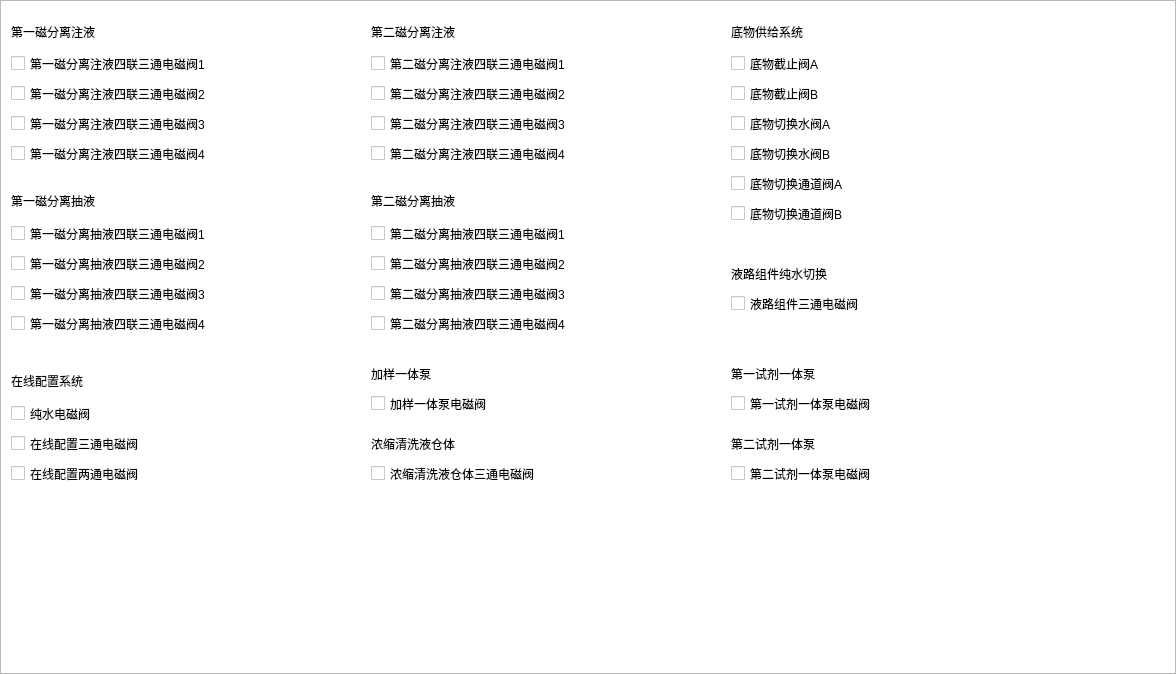
<?xml version="1.0" encoding="UTF-8"?>
<ui version="4.0">
 <class>ImValveModuleWgt</class>
 <widget class="QWidget" name="ImValveModuleWgt">
  <property name="geometry">
   <rect>
    <x>0</x>
    <y>0</y>
    <width>1176</width>
    <height>674</height>
   </rect>
  </property>
  <property name="windowTitle">
   <string notr="true">ImValveModuleWgt</string>
  </property>
  <property name="styleSheet">
   <string notr="true"/>
  </property>
  <widget class="QScrollArea" name="scrollArea">
   <property name="geometry">
    <rect>
     <x>0</x>
     <y>0</y>
     <width>1176</width>
     <height>674</height>
    </rect>
   </property>
   <property name="minimumSize">
    <size>
     <width>0</width>
     <height>519</height>
    </size>
   </property>
   <property name="styleSheet">
    <string notr="true"/>
   </property>
   <property name="verticalScrollBarPolicy">
    <enum>Qt::ScrollBarAsNeeded</enum>
   </property>
   <property name="widgetResizable">
    <bool>true</bool>
   </property>
   <widget class="QWidget" name="scrollAreaWidgetContents">
    <property name="geometry">
     <rect>
      <x>0</x>
      <y>0</y>
      <width>1174</width>
      <height>672</height>
     </rect>
    </property>
    <property name="minimumSize">
     <size>
      <width>0</width>
      <height>672</height>
     </size>
    </property>
    <property name="styleSheet">
     <string notr="true">background-color: rgb(255, 255, 255);</string>
    </property>
    <widget class="QLabel" name="label_11">
     <property name="geometry">
      <rect>
       <x>10</x>
       <y>20</y>
       <width>320</width>
       <height>21</height>
      </rect>
     </property>
     <property name="text">
      <string>第一磁分离注液</string>
     </property>
    </widget>
    <widget class="QCheckBox" name="checkBox_18">
     <property name="geometry">
      <rect>
       <x>10</x>
       <y>110</y>
       <width>350</width>
       <height>25</height>
      </rect>
     </property>
     <property name="text">
      <string notr="true">第一磁分离注液四联三通电磁阀3</string>
     </property>
     <property name="checks" stdset="0">
      <string>push</string>
     </property>
    </widget>
    <widget class="QLabel" name="label_12">
     <property name="geometry">
      <rect>
       <x>370</x>
       <y>20</y>
       <width>320</width>
       <height>21</height>
      </rect>
     </property>
     <property name="text">
      <string>第二磁分离注液</string>
     </property>
    </widget>
    <widget class="QLabel" name="label_4">
     <property name="geometry">
      <rect>
       <x>730</x>
       <y>360</y>
       <width>320</width>
       <height>25</height>
      </rect>
     </property>
     <property name="text">
      <string>第一试剂一体泵</string>
     </property>
    </widget>
    <widget class="QCheckBox" name="checkBox_4">
     <property name="geometry">
      <rect>
       <x>10</x>
       <y>310</y>
       <width>350</width>
       <height>25</height>
      </rect>
     </property>
     <property name="text">
      <string notr="true">第一磁分离抽液四联三通电磁阀4</string>
     </property>
     <property name="checks" stdset="0">
      <string>push</string>
     </property>
    </widget>
    <widget class="QCheckBox" name="checkBox_11">
     <property name="geometry">
      <rect>
       <x>370</x>
       <y>220</y>
       <width>350</width>
       <height>25</height>
      </rect>
     </property>
     <property name="text">
      <string notr="true">第二磁分离抽液四联三通电磁阀1</string>
     </property>
     <property name="checks" stdset="0">
      <string>push</string>
     </property>
    </widget>
    <widget class="QCheckBox" name="checkBox_12">
     <property name="geometry">
      <rect>
       <x>370</x>
       <y>280</y>
       <width>350</width>
       <height>25</height>
      </rect>
     </property>
     <property name="text">
      <string notr="true">第二磁分离抽液四联三通电磁阀3</string>
     </property>
     <property name="checks" stdset="0">
      <string>push</string>
     </property>
    </widget>
    <widget class="QCheckBox" name="checkBox_13">
     <property name="geometry">
      <rect>
       <x>370</x>
       <y>310</y>
       <width>350</width>
       <height>25</height>
      </rect>
     </property>
     <property name="text">
      <string notr="true">第二磁分离抽液四联三通电磁阀4</string>
     </property>
     <property name="checks" stdset="0">
      <string>push</string>
     </property>
    </widget>
    <widget class="QLabel" name="label">
     <property name="geometry">
      <rect>
       <x>10</x>
       <y>190</y>
       <width>320</width>
       <height>20</height>
      </rect>
     </property>
     <property name="text">
      <string>第一磁分离抽液</string>
     </property>
    </widget>
    <widget class="QCheckBox" name="checkBox_1">
     <property name="geometry">
      <rect>
       <x>10</x>
       <y>220</y>
       <width>350</width>
       <height>25</height>
      </rect>
     </property>
     <property name="text">
      <string notr="true">第一磁分离抽液四联三通电磁阀1</string>
     </property>
     <property name="checks" stdset="0">
      <string>push</string>
     </property>
    </widget>
    <widget class="QCheckBox" name="checkBox_3">
     <property name="geometry">
      <rect>
       <x>10</x>
       <y>280</y>
       <width>350</width>
       <height>25</height>
      </rect>
     </property>
     <property name="text">
      <string notr="true">第一磁分离抽液四联三通电磁阀3</string>
     </property>
     <property name="checks" stdset="0">
      <string>push</string>
     </property>
    </widget>
    <widget class="QCheckBox" name="checkBox_14">
     <property name="geometry">
      <rect>
       <x>370</x>
       <y>250</y>
       <width>350</width>
       <height>25</height>
      </rect>
     </property>
     <property name="text">
      <string notr="true">第二磁分离抽液四联三通电磁阀2</string>
     </property>
     <property name="checks" stdset="0">
      <string>push</string>
     </property>
    </widget>
    <widget class="QCheckBox" name="checkBox_35">
     <property name="geometry">
      <rect>
       <x>370</x>
       <y>80</y>
       <width>350</width>
       <height>25</height>
      </rect>
     </property>
     <property name="text">
      <string notr="true">第二磁分离注液四联三通电磁阀2</string>
     </property>
     <property name="checks" stdset="0">
      <string>push</string>
     </property>
    </widget>
    <widget class="QLabel" name="label_5">
     <property name="geometry">
      <rect>
       <x>730</x>
       <y>430</y>
       <width>320</width>
       <height>25</height>
      </rect>
     </property>
     <property name="text">
      <string>第二试剂一体泵</string>
     </property>
    </widget>
    <widget class="QCheckBox" name="checkBox_9">
     <property name="geometry">
      <rect>
       <x>730</x>
       <y>460</y>
       <width>350</width>
       <height>25</height>
      </rect>
     </property>
     <property name="text">
      <string notr="true">第二试剂一体泵电磁阀</string>
     </property>
     <property name="checks" stdset="0">
      <string>push</string>
     </property>
    </widget>
    <widget class="QCheckBox" name="checkBox_34">
     <property name="geometry">
      <rect>
       <x>10</x>
       <y>80</y>
       <width>350</width>
       <height>25</height>
      </rect>
     </property>
     <property name="text">
      <string notr="true">第一磁分离注液四联三通电磁阀2</string>
     </property>
     <property name="checks" stdset="0">
      <string>push</string>
     </property>
    </widget>
    <widget class="QCheckBox" name="checkBox_19">
     <property name="geometry">
      <rect>
       <x>370</x>
       <y>110</y>
       <width>350</width>
       <height>25</height>
      </rect>
     </property>
     <property name="text">
      <string notr="true">第二磁分离注液四联三通电磁阀3</string>
     </property>
     <property name="checks" stdset="0">
      <string>push</string>
     </property>
    </widget>
    <widget class="QCheckBox" name="checkBox_7">
     <property name="geometry">
      <rect>
       <x>370</x>
       <y>390</y>
       <width>350</width>
       <height>25</height>
      </rect>
     </property>
     <property name="text">
      <string notr="true">加样一体泵电磁阀</string>
     </property>
     <property name="checks" stdset="0">
      <string>push</string>
     </property>
    </widget>
    <widget class="QCheckBox" name="checkBox_6">
     <property name="geometry">
      <rect>
       <x>730</x>
       <y>290</y>
       <width>350</width>
       <height>25</height>
      </rect>
     </property>
     <property name="text">
      <string notr="true">液路组件三通电磁阀</string>
     </property>
     <property name="checks" stdset="0">
      <string>push</string>
     </property>
    </widget>
    <widget class="QCheckBox" name="checkBox_8">
     <property name="geometry">
      <rect>
       <x>730</x>
       <y>390</y>
       <width>350</width>
       <height>25</height>
      </rect>
     </property>
     <property name="text">
      <string notr="true">第一试剂一体泵电磁阀</string>
     </property>
     <property name="checks" stdset="0">
      <string>push</string>
     </property>
    </widget>
    <widget class="QCheckBox" name="checkBox_2">
     <property name="geometry">
      <rect>
       <x>10</x>
       <y>250</y>
       <width>350</width>
       <height>25</height>
      </rect>
     </property>
     <property name="text">
      <string notr="true">第一磁分离抽液四联三通电磁阀2</string>
     </property>
     <property name="checks" stdset="0">
      <string>push</string>
     </property>
    </widget>
    <widget class="QLabel" name="label_6">
     <property name="geometry">
      <rect>
       <x>370</x>
       <y>190</y>
       <width>320</width>
       <height>20</height>
      </rect>
     </property>
     <property name="text">
      <string>第二磁分离抽液</string>
     </property>
    </widget>
    <widget class="QLabel" name="label_2">
     <property name="geometry">
      <rect>
       <x>730</x>
       <y>260</y>
       <width>320</width>
       <height>25</height>
      </rect>
     </property>
     <property name="text">
      <string>液路组件纯水切换</string>
     </property>
    </widget>
    <widget class="QCheckBox" name="checkBox_10">
     <property name="geometry">
      <rect>
       <x>370</x>
       <y>140</y>
       <width>350</width>
       <height>25</height>
      </rect>
     </property>
     <property name="text">
      <string notr="true">第二磁分离注液四联三通电磁阀4</string>
     </property>
     <property name="checks" stdset="0">
      <string>push</string>
     </property>
    </widget>
    <widget class="QLabel" name="label_3">
     <property name="geometry">
      <rect>
       <x>370</x>
       <y>360</y>
       <width>320</width>
       <height>25</height>
      </rect>
     </property>
     <property name="text">
      <string>加样一体泵</string>
     </property>
    </widget>
    <widget class="QCheckBox" name="checkBox_5">
     <property name="geometry">
      <rect>
       <x>10</x>
       <y>140</y>
       <width>350</width>
       <height>25</height>
      </rect>
     </property>
     <property name="text">
      <string notr="true">第一磁分离注液四联三通电磁阀4</string>
     </property>
     <property name="checks" stdset="0">
      <string>push</string>
     </property>
    </widget>
    <widget class="QCheckBox" name="checkBox_36">
     <property name="geometry">
      <rect>
       <x>370</x>
       <y>50</y>
       <width>350</width>
       <height>25</height>
      </rect>
     </property>
     <property name="text">
      <string notr="true">第二磁分离注液四联三通电磁阀1</string>
     </property>
     <property name="checks" stdset="0">
      <string>push</string>
     </property>
    </widget>
    <widget class="QCheckBox" name="checkBox_33">
     <property name="geometry">
      <rect>
       <x>10</x>
       <y>50</y>
       <width>350</width>
       <height>25</height>
      </rect>
     </property>
     <property name="text">
      <string notr="true">第一磁分离注液四联三通电磁阀1</string>
     </property>
     <property name="checks" stdset="0">
      <string>push</string>
     </property>
    </widget>
    <widget class="QCheckBox" name="checkBox_22">
     <property name="geometry">
      <rect>
       <x>730</x>
       <y>140</y>
       <width>350</width>
       <height>25</height>
      </rect>
     </property>
     <property name="text">
      <string notr="true">底物切换水阀B</string>
     </property>
     <property name="checks" stdset="0">
      <string>push</string>
     </property>
    </widget>
    <widget class="QCheckBox" name="checkBox_39">
     <property name="geometry">
      <rect>
       <x>730</x>
       <y>50</y>
       <width>350</width>
       <height>25</height>
      </rect>
     </property>
     <property name="text">
      <string notr="true">底物截止阀A</string>
     </property>
     <property name="checks" stdset="0">
      <string>push</string>
     </property>
    </widget>
    <widget class="QCheckBox" name="checkBox_40">
     <property name="geometry">
      <rect>
       <x>730</x>
       <y>80</y>
       <width>350</width>
       <height>25</height>
      </rect>
     </property>
     <property name="text">
      <string notr="true">底物截止阀B</string>
     </property>
     <property name="checks" stdset="0">
      <string>push</string>
     </property>
    </widget>
    <widget class="QLabel" name="label_14">
     <property name="geometry">
      <rect>
       <x>730</x>
       <y>20</y>
       <width>320</width>
       <height>21</height>
      </rect>
     </property>
     <property name="text">
      <string>底物供给系统</string>
     </property>
    </widget>
    <widget class="QCheckBox" name="checkBox_26">
     <property name="geometry">
      <rect>
       <x>730</x>
       <y>110</y>
       <width>350</width>
       <height>25</height>
      </rect>
     </property>
     <property name="text">
      <string notr="true">底物切换水阀A</string>
     </property>
     <property name="checks" stdset="0">
      <string>push</string>
     </property>
    </widget>
    <widget class="QCheckBox" name="checkBox_27">
     <property name="geometry">
      <rect>
       <x>730</x>
       <y>170</y>
       <width>350</width>
       <height>25</height>
      </rect>
     </property>
     <property name="text">
      <string notr="true">底物切换通道阀A</string>
     </property>
     <property name="checks" stdset="0">
      <string>push</string>
     </property>
    </widget>
    <widget class="QCheckBox" name="checkBox_28">
     <property name="geometry">
      <rect>
       <x>730</x>
       <y>200</y>
       <width>350</width>
       <height>25</height>
      </rect>
     </property>
     <property name="text">
      <string notr="true">底物切换通道阀B</string>
     </property>
     <property name="checks" stdset="0">
      <string>push</string>
     </property>
    </widget>
    <widget class="QCheckBox" name="checkBox_29">
     <property name="geometry">
      <rect>
       <x>10</x>
       <y>430</y>
       <width>350</width>
       <height>25</height>
      </rect>
     </property>
     <property name="text">
      <string notr="true">在线配置三通电磁阀</string>
     </property>
     <property name="checks" stdset="0">
      <string>push</string>
     </property>
    </widget>
    <widget class="QCheckBox" name="checkBox_30">
     <property name="geometry">
      <rect>
       <x>370</x>
       <y>460</y>
       <width>350</width>
       <height>25</height>
      </rect>
     </property>
     <property name="text">
      <string notr="true">浓缩清洗液仓体三通电磁阀</string>
     </property>
     <property name="checks" stdset="0">
      <string>push</string>
     </property>
    </widget>
    <widget class="QCheckBox" name="checkBox_31">
     <property name="geometry">
      <rect>
       <x>10</x>
       <y>400</y>
       <width>350</width>
       <height>25</height>
      </rect>
     </property>
     <property name="text">
      <string notr="true">纯水电磁阀</string>
     </property>
     <property name="checks" stdset="0">
      <string>push</string>
     </property>
    </widget>
    <widget class="QLabel" name="label_9">
     <property name="geometry">
      <rect>
       <x>370</x>
       <y>430</y>
       <width>320</width>
       <height>25</height>
      </rect>
     </property>
     <property name="text">
      <string>浓缩清洗液仓体</string>
     </property>
    </widget>
    <widget class="QCheckBox" name="checkBox_32">
     <property name="geometry">
      <rect>
       <x>10</x>
       <y>460</y>
       <width>350</width>
       <height>25</height>
      </rect>
     </property>
     <property name="text">
      <string notr="true">在线配置两通电磁阀</string>
     </property>
     <property name="checks" stdset="0">
      <string>push</string>
     </property>
    </widget>
    <widget class="QLabel" name="label_10">
     <property name="geometry">
      <rect>
       <x>10</x>
       <y>370</y>
       <width>320</width>
       <height>20</height>
      </rect>
     </property>
     <property name="text">
      <string>在线配置系统</string>
     </property>
    </widget>
   </widget>
  </widget>
 </widget>
 <resources/>
 <connections/>
</ui>
